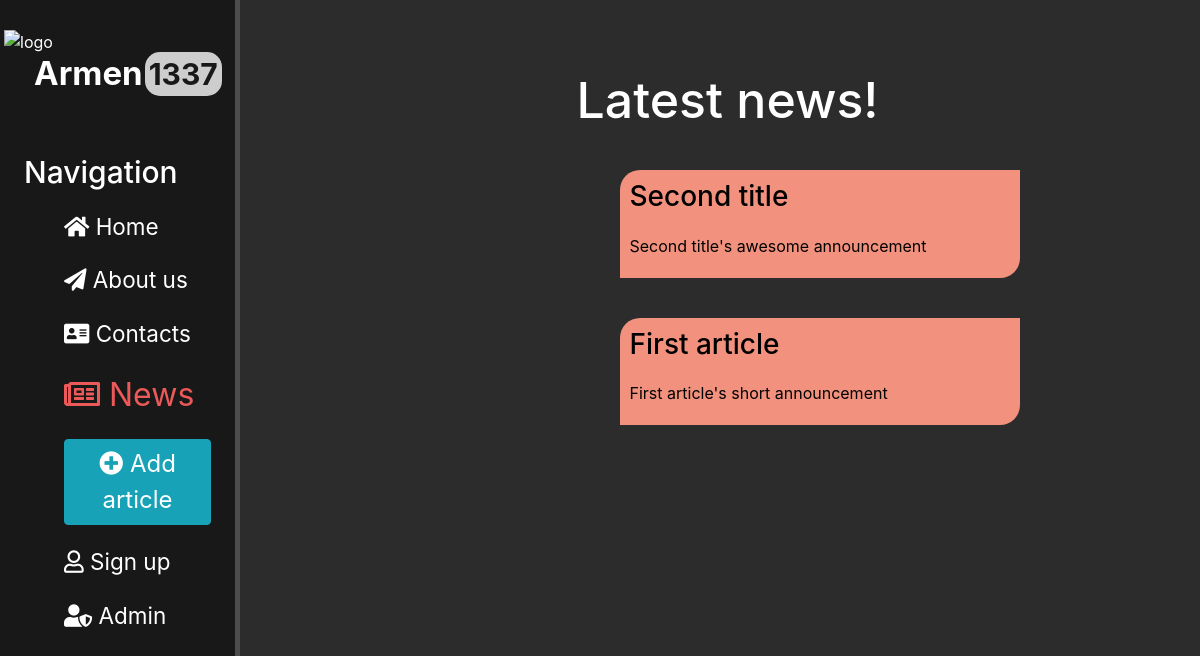
Page /news/ on the committed database.
### news/models.py (models this page shows, shortened)
class Article(models.Model):
	article_title = models.CharField("Title", max_length = 150)
	announcement = models.CharField("Announcement", max_length = 250)
	article_content = models.TextField('Article content')
	pub_date = models.DateTimeField('Publication date', default = datetime.now().strftime("%Y-%m-%d %X"))
	class Meta:
		verbose_name = "Article"
		verbose_name_plural = "Articles"

### news/views.py (the view)
# urls.py: path('', views.news_home, name='news_home'),
def news_home(request):
	latest_news = Article.objects.order_by('-pub_date')
	return render (request, 'news/news_home.html', {'latest_news': latest_news})

### news/templates/news/news_home.html (shortened to what this page needs)
{% extends 'my_layout.html' %}
{% load static %}
{% block news %} <font size="6.25px" color="#eb5959"><i class="far fa-newspaper"></i> News</font> {% endblock %}
{% block content %}
	<div class="features">
		<h1 style="margin-top: -30px; margin-bottom: 20px;"> Latest news! </h1>
		<div class="latest_news-flex">
		{% for i in latest_news %}
			<a href="{{i.id}}/"><div class="article-style">
				<div class="inner-article-style">
					<h3> {{ i.article_title }} </h3>
					<p> {{ i.announcement }} </p>
				</div>
			</div></a>
		{% endfor %}
		</div>
	</div>
{% endblock %}

### main/templates/my_layout.html (shortened to what this page needs)
{% load static %}
<!DOCTYPE html>
<html>
<head>
	<link rel="stylesheet" type="text/css" href="https://stackpath.bootstrapcdn.com/bootstrap/4.5.2/css/bootstrap.min.css">
	<link rel="stylesheet" type="text/css" href="{% static 'main/css/itproger_styles.css' %}">
	<link rel="stylesheet" type="text/css" href="https://use.fontawesome.com/releases/v5.8.2/css/all.css">
</head>
<body>
	<aside>
		<img src="{% static 'main/img/canvas.png' %}" alt="logo">
		<div class="logo" style="cursor:default;">Armen<span>1337</span></div>
		<h3 style="cursor: default;">Navigation</h3>
		<ul>
			<a href="{% url 'home' %}"><li>{% block home %}<i class="fas fa-home"></i> Home {% endblock %}</li></a>
			<a href="{% url 'about' %}"><li>{% block about %}<i class="fas fa-paper-plane"></i> About us {% endblock %}</li></a>
			<a href="{% url 'contacts' %}"><li>{% block contacts %}<i class="fas fa-address-card"></i> Contacts {% endblock %}</li></a>
			<a href="{% url 'news_home' %}"><li>{% block news %}<i class="far fa-newspaper"></i> News {% endblock %}</li></a>
			<a href="{% url 'create' %}"><li><button class="btn btn-info"><font size="5px"><i class="fas fa-plus-circle"></i> Add article </font></button></li></a>
			<a href="/signup/"><li>{% block signup %}<i class="far fa-user"></i> Sign up {% endblock %}</li></a>
			<a href="/admin/" style="cursor: not-allowed;"><li><i class="fas fa-user-shield"></i> Admin</li></a>
		</ul>
	</aside>
	<main>
		{% block content %}
		{% endblock %}
	</main>
</body>
</html>

### main/static/main/css/itproger_styles.css (style rules this page uses)
body { background: #2c2c2c; }
aside { float: left; position: fixed; background: #181818; width: 20%; padding: 2.5% 2% 2% 2%; height: 100vh; color: #fff; border-right: 5px solid #4d4d4d; }
aside img { margin-left: -20px; width: 70px; float: left; margin-right: 11px; }
aside .logo { margin-left: 4px; font-size: 33px; margin-left: 10px; font-weight: bold; position: relative; top: -5px; }
aside .logo span { font-size: 30px; color: #181818; background-color: #cdcdcd; border-radius: 15px; margin: 2px; padding: 4px; }
aside h3 { margin-top: 50px; font-size: 30px; }
aside ul { list-style: none; }
aside ul li { color: #fff; display: block; margin-top: 20px; font-size: 22.5px; transition: transform .4s ease; }
main { margin-left: 25%; }
main .features { margin-left: 10%; float: left; color: #fff; margin-top: 100px; text-align: center; width: 75%; }
main .features h1 { font-size: 50px; }
main .features p { max-width: 400px; margin: 20px auto; }
a .article-style { text-decoration: none; color: black; transition: transform .3s ease; }
.article-style { float: left; clear: both; width: 400px; margin: 20px 34%; text-align: left; background-color: #f2927e; border-radius: 20px 0px 20px 0px; }
.inner-article-style { margin: 10px; }

### rows in the picture
Article: article_title "Second title", announcement "Second title's awesome announcement"
Article: article_title "First article", announcement "First article's short announcement"
